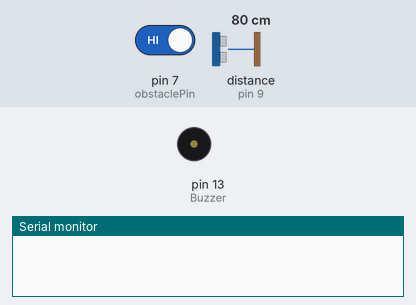
The sketch below on a simulated Arduino Uno, built with avr-gcc and run on an emulated ATmega328P. Parts: buzzer (waves = sounding, pin HIGH), the last lines printed to the serial monitor. The test bench sets the inputs (shaded band); at power-on: pin 7 (obstaclePin) HIGH, distance to the obstacle (sensor on pin 9) 80 cm. The echo pulse lasts 58.3 µs per cm; pins used as bus, display or sensor lines are not drawn.

Above: at 1.2 s.
1.3 s: pin 7 (obstaclePin) driven LOW
At 2.1 s:
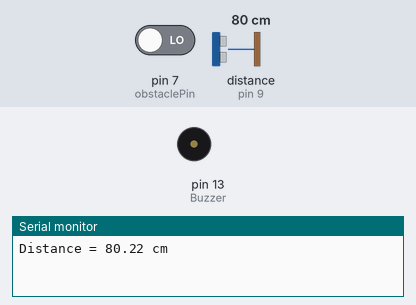
4.0 s: distance to the obstacle (sensor on pin 9) set to 13 cm
6.3 s: distance to the obstacle (sensor on pin 9) set to 10 cm
9.3 s: pin 7 (obstaclePin) driven HIGH
Timing chart, 0 to 13.3 s (numbered marks = the images above; inputs shaded):
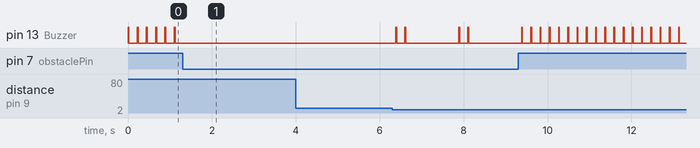

Measured:
- after the input at 1.3 s, pin 13 (Buzzer): stops changing and stays LOW
- by itself, pin 13 (Buzzer): alternates HIGH for 0.02 s and LOW for 0.20 s

The sketch:

sketch_jul23a.ino
```cpp
#define trigPin 10
#define echoPin 9
#define vcc 4

int Buzzer = 13;
int obstaclePin = 7;  // This is our input pin
int hasObstacle = HIGH;  // HIGH MEANS NO OBSTACLE
int flag = 0;

void setup() {
  Serial.begin (9600);
  pinMode(trigPin, OUTPUT);
  pinMode(echoPin, INPUT);
  pinMode(vcc, OUTPUT);
  pinMode(Buzzer, OUTPUT);
  pinMode(obstaclePin, INPUT);
}

void loop() {
  digitalWrite(vcc, HIGH);

  hasObstacle = digitalRead(obstaclePin); //Reads the output of the obstacle sensor from the 7th PIN of the Digital section of the arduino
  if (hasObstacle == LOW) //LOW means something is ahead, so illuminates the 13th Port connected LED
  {
    //Serial.println("Path is clear");
    digitalWrite(Buzzer, LOW);
  }
  else
  {
    //Serial.println("Stop something is ahead!!");
    flag = 1;
    digitalWrite(Buzzer, HIGH);//Illuminates the 13th Port LED
    delay(20);
    digitalWrite(Buzzer, LOW);
  }

  if(flag == 0){
  float duration, distance;
  digitalWrite(trigPin, LOW);
  delayMicroseconds(2);

  digitalWrite(trigPin, HIGH);
  delayMicroseconds(10);
  digitalWrite(trigPin, LOW);

  duration = pulseIn(echoPin, HIGH);
  distance = (duration / 2) * 0.0344;

  if(distance <= 12){
    digitalWrite(Buzzer, HIGH);
    delay(20);
    digitalWrite(Buzzer, LOW);
    delay(200);
    digitalWrite(Buzzer, HIGH);
    delay(20);
    digitalWrite(Buzzer, LOW);
  }
  Serial.print("Distance = ");
  Serial.print(distance);
  Serial.println(" cm");
  delay(760);
  delay(300);
  }
  flag = 0;
  delay(200);
}
```
